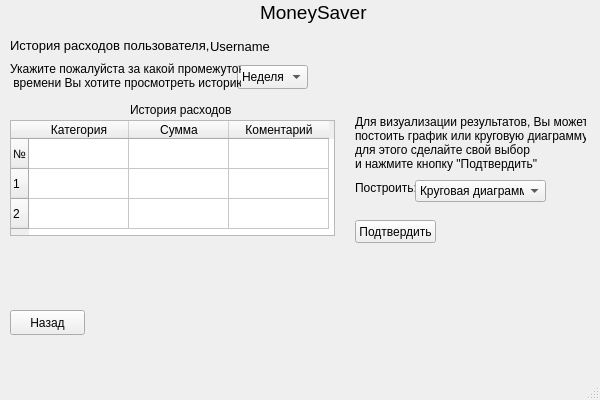
<?xml version="1.0" encoding="UTF-8"?>
<ui version="4.0">
 <class>MainWindow</class>
 <widget class="QMainWindow" name="MainWindow">
  <property name="geometry">
   <rect>
    <x>0</x>
    <y>0</y>
    <width>600</width>
    <height>400</height>
   </rect>
  </property>
  <property name="minimumSize">
   <size>
    <width>600</width>
    <height>400</height>
   </size>
  </property>
  <property name="maximumSize">
   <size>
    <width>600</width>
    <height>400</height>
   </size>
  </property>
  <property name="windowTitle">
   <string>История расходов пользователя</string>
  </property>
  <widget class="QWidget" name="centralwidget">
   <widget class="QLabel" name="label_3">
    <property name="geometry">
     <rect>
      <x>130</x>
      <y>100</y>
      <width>111</width>
      <height>20</height>
     </rect>
    </property>
    <property name="text">
     <string>История расходов </string>
    </property>
   </widget>
   <widget class="QComboBox" name="comboBox">
    <property name="geometry">
     <rect>
      <x>237</x>
      <y>65</y>
      <width>71</width>
      <height>24</height>
     </rect>
    </property>
    <property name="contextMenuPolicy">
     <enum>Qt::DefaultContextMenu</enum>
    </property>
    <property name="toolTip">
     <string/>
    </property>
    <property name="statusTip">
     <string/>
    </property>
    <property name="editable">
     <bool>false</bool>
    </property>
    <item>
     <property name="text">
      <string>Неделя</string>
     </property>
    </item>
    <item>
     <property name="text">
      <string>Месяц</string>
     </property>
    </item>
    <item>
     <property name="text">
      <string>Год</string>
     </property>
    </item>
   </widget>
   <widget class="QLabel" name="label_4">
    <property name="geometry">
     <rect>
      <x>10</x>
      <y>60</y>
      <width>231</width>
      <height>31</height>
     </rect>
    </property>
    <property name="text">
     <string>Укажите пожалуйста за какой промежуток
 времени Вы хотите просмотреть историю:</string>
    </property>
   </widget>
   <widget class="QLabel" name="label_5">
    <property name="geometry">
     <rect>
      <x>260</x>
      <y>0</y>
      <width>110</width>
      <height>25</height>
     </rect>
    </property>
    <property name="font">
     <font>
      <pointsize>14</pointsize>
     </font>
    </property>
    <property name="text">
     <string>MoneySaver</string>
    </property>
   </widget>
   <widget class="QLabel" name="label_6">
    <property name="geometry">
     <rect>
      <x>10</x>
      <y>30</y>
      <width>201</width>
      <height>31</height>
     </rect>
    </property>
    <property name="font">
     <font>
      <pointsize>10</pointsize>
     </font>
    </property>
    <property name="text">
     <string>История расходов пользователя,</string>
    </property>
   </widget>
   <widget class="QTableWidget" name="tableWidget">
    <property name="geometry">
     <rect>
      <x>10</x>
      <y>120</y>
      <width>325</width>
      <height>116</height>
     </rect>
    </property>
    <row>
     <property name="text">
      <string>№</string>
     </property>
    </row>
    <row>
     <property name="text">
      <string>1</string>
     </property>
    </row>
    <row>
     <property name="text">
      <string>2</string>
     </property>
    </row>
    <column>
     <property name="text">
      <string>Категория</string>
     </property>
    </column>
    <column>
     <property name="text">
      <string>Сумма</string>
     </property>
    </column>
    <column>
     <property name="text">
      <string>Коментарий</string>
     </property>
    </column>
   </widget>
   <widget class="QLabel" name="label">
    <property name="geometry">
     <rect>
      <x>355</x>
      <y>112</y>
      <width>231</width>
      <height>61</height>
     </rect>
    </property>
    <property name="text">
     <string>Для визуализации результатов, Вы можете
постоить график или круговую диаграмму
для этого сделайте свой выбор
и нажмите кнопку &quot;Подтвердить&quot;</string>
    </property>
   </widget>
   <widget class="QLabel" name="label_2">
    <property name="geometry">
     <rect>
      <x>355</x>
      <y>180</y>
      <width>61</width>
      <height>16</height>
     </rect>
    </property>
    <property name="text">
     <string>Построить:</string>
    </property>
   </widget>
   <widget class="QComboBox" name="comboBox_2">
    <property name="geometry">
     <rect>
      <x>415</x>
      <y>180</y>
      <width>131</width>
      <height>22</height>
     </rect>
    </property>
    <item>
     <property name="text">
      <string>Круговая диаграмма</string>
     </property>
    </item>
    <item>
     <property name="text">
      <string>График</string>
     </property>
    </item>
   </widget>
   <widget class="QPushButton" name="pushButton">
    <property name="geometry">
     <rect>
      <x>355</x>
      <y>220</y>
      <width>81</width>
      <height>23</height>
     </rect>
    </property>
    <property name="text">
     <string>Подтвердить</string>
    </property>
   </widget>
   <widget class="QPushButton" name="pushButton_2">
    <property name="geometry">
     <rect>
      <x>10</x>
      <y>310</y>
      <width>75</width>
      <height>25</height>
     </rect>
    </property>
    <property name="text">
     <string>Назад</string>
    </property>
   </widget>
   <widget class="QLabel" name="label_7">
    <property name="geometry">
     <rect>
      <x>20</x>
      <y>280</y>
      <width>47</width>
      <height>13</height>
     </rect>
    </property>
    <property name="text">
     <string/>
    </property>
   </widget>
   <widget class="QLabel" name="label_8">
    <property name="geometry">
     <rect>
      <x>210</x>
      <y>36</y>
      <width>71</width>
      <height>20</height>
     </rect>
    </property>
    <property name="font">
     <font>
      <pointsize>10</pointsize>
     </font>
    </property>
    <property name="text">
     <string>Username</string>
    </property>
   </widget>
  </widget>
  <widget class="QMenuBar" name="menubar">
   <property name="geometry">
    <rect>
     <x>0</x>
     <y>0</y>
     <width>600</width>
     <height>21</height>
    </rect>
   </property>
  </widget>
  <widget class="QStatusBar" name="statusbar"/>
 </widget>
 <resources/>
 <connections/>
</ui>
